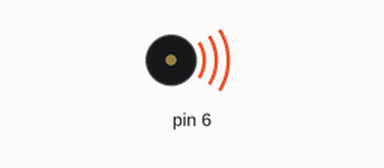
Simulated run of this sketch. Board: Arduino Uno, built with avr-gcc and run on an emulated ATmega328P. Shown: buzzer (waves = sounding). What the sketch prints to the serial monitor is not drawn.

Above: at 0.5 s.
At 3.0 s:
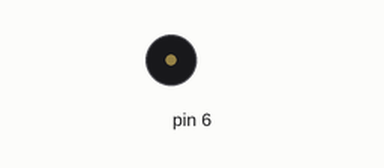
Timing chart, 0 to 6.5 s (numbered marks = the images above):
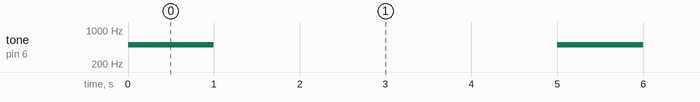

The sketch:

tone.ino
```cpp
void setup(){
    // pinMode(A5)
    Serial.begin(115200);

    Serial.println("BEGIN");
}

void loop(){

    Serial.println("TONE");
    tone(6, 500, 1000);

    delay(5000);
}
```

Measured:
- by itself, tone on pin 6: alternates 500 Hz for 1.0 s and silent for 4.0 s
